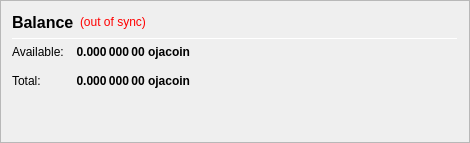
                   <widget class="QFrame" name="frame_CombinedBalances">
                    <property name="minimumSize">
                     <size>
                      <width>470</width>
                      <height>0</height>
                     </size>
                    </property>
                    <property name="frameShape">
                     <enum>QFrame::StyledPanel</enum>
                    </property>
                    <property name="frameShadow">
                     <enum>QFrame::Raised</enum>
                    </property>
                    <layout class="QVBoxLayout" name="verticalLayout_5">
                     <item>
                      <layout class="QHBoxLayout" name="horizontalLayout_5" stretch="0,0,0">
                       <item>
                        <widget class="QLabel" name="label_5z">
                         <property name="minimumSize">
                          <size>
                           <width>0</width>
                           <height>20</height>
                          </size>
                         </property>
                         <property name="font">
                          <font>
                           <pointsize>12</pointsize>
                           <weight>75</weight>
                           <bold>true</bold>
                          </font>
                         </property>
                         <property name="toolTip">
                          <string>Balance (including unconfirmed and immature coins)</string> <!--Combined-->
                         </property>
                         <property name="text">
                          <string>Balance</string> <!--Combined-->
                         </property>
                        </widget>
                       </item>
                       <item>
                        <widget class="QLabel" name="labelWalletStatus">
                         <property name="cursor">
                          <cursorShape>WhatsThisCursor</cursorShape>
                         </property>
                         <property name="toolTip">
                          <string>The displayed information may be out of date. Your wallet automatically synchronizes with the ojacoin network after a connection is established, but this process has not completed yet.</string>
                         </property>
                         <property name="styleSheet">
                          <string notr="true">QLabel { color: red; }</string>
                         </property>
                         <property name="text">
                          <string notr="true">(out of sync)</string>
                         </property>
                         <property name="alignment">
                          <set>Qt::AlignLeading|Qt::AlignLeft|Qt::AlignVCenter</set>
                         </property>
                        </widget>
                       </item>
                       <item>
                        <spacer name="horizontalSpacer_1">
                         <property name="orientation">
                          <enum>Qt::Horizontal</enum>
                         </property>
                         <property name="sizeHint" stdset="0">
                          <size>
                           <width>40</width>
                           <height>20</height>
                          </size>
                         </property>
                        </spacer>
                       </item>
                      </layout>
                     </item>
                     <item>
                      <widget class="Line" name="line_CombinedBalance">
                       <property name="minimumSize">
                        <size>
                         <width>0</width>
                         <height>1</height>
                        </size>
                       </property>
                       <property name="maximumSize">
                        <size>
                         <width>16777215</width>
                         <height>1</height>
                        </size>
                       </property>
                       <property name="orientation">
                        <enum>Qt::Horizontal</enum>
                       </property>
                      </widget>
                     </item>
                     <item>
                      <layout class="QGridLayout" name="gridLayout_3">
                       <property name="spacing">
                        <number>12</number>
                       </property>
                       <item row="1" column="0">
                        <widget class="QLabel" name="labelBalanceTextz">
                         <property name="text">
                          <string>Available:</string>
                         </property>
                        </widget>
                       </item>
                       <item row="1" column="1">
                        <widget class="QLabel" name="labelBalancez">
                         <property name="font">
                          <font>
                           <weight>75</weight>
                           <bold>true</bold>
                          </font>
                         </property>
                         <property name="cursor">
                          <cursorShape>IBeamCursor</cursorShape>
                         </property>
                         <property name="toolTip">
                          <string>Your current spendable balance</string>
                         </property>
                         <property name="text">
                          <string notr="true">0.000 000 00 ojacoin</string>
                         </property>
                         <property name="alignment">
                          <set>Qt::AlignRight|Qt::AlignTrailing|Qt::AlignVCenter</set>
                         </property>
                         <property name="textInteractionFlags">
                          <set>Qt::LinksAccessibleByMouse|Qt::TextSelectableByKeyboard|Qt::TextSelectableByMouse</set>
                         </property>
                        </widget>
                       </item>
                       <item row="2" column="0">
                        <widget class="QLabel" name="labelTotalTextz">
                         <property name="text">
                          <string>Total:</string>
                         </property>
                        </widget>
                       </item>
                       <item row="2" column="1">
                        <widget class="QLabel" name="labelTotalz">
                         <property name="font">
                          <font>
                           <weight>75</weight>
                           <bold>true</bold>
                          </font>
                         </property>
                         <property name="cursor">
                          <cursorShape>IBeamCursor</cursorShape>
                         </property>
                         <property name="toolTip">
                          <string>Total Balance, including all unavailable coins.</string>
                         </property>
                         <property name="text">
                          <string notr="true">0.000 000 00 ojacoin</string>
                         </property>
                         <property name="alignment">
                          <set>Qt::AlignRight|Qt::AlignTrailing|Qt::AlignVCenter</set>
                         </property>
                         <property name="textInteractionFlags">
                          <set>Qt::LinksAccessibleByMouse|Qt::TextSelectableByKeyboard|Qt::TextSelectableByMouse</set>
                         </property>
                        </widget>
                       </item>
                       <item row="2" column="3">
                        <spacer name="horizontalSpacer_2">
                         <property name="orientation">
                          <enum>Qt::Horizontal</enum>
                         </property>
                         <property name="sizeHint" stdset="0">
                          <size>
                           <width>40</width>
                           <height>20</height>
                          </size>
                         </property>
                        </spacer>
                       </item>
                      </layout>
                     </item>
                     <item>
                      <spacer name="verticalSpacer_1">
                       <property name="orientation">
                        <enum>Qt::Vertical</enum>
                       </property>
                       <property name="sizeHint" stdset="0">
                        <size>
                         <width>20</width>
                         <height>40</height>
                        </size>
                       </property>
                      </spacer>
                     </item>
                    </layout>
                   </widget>
